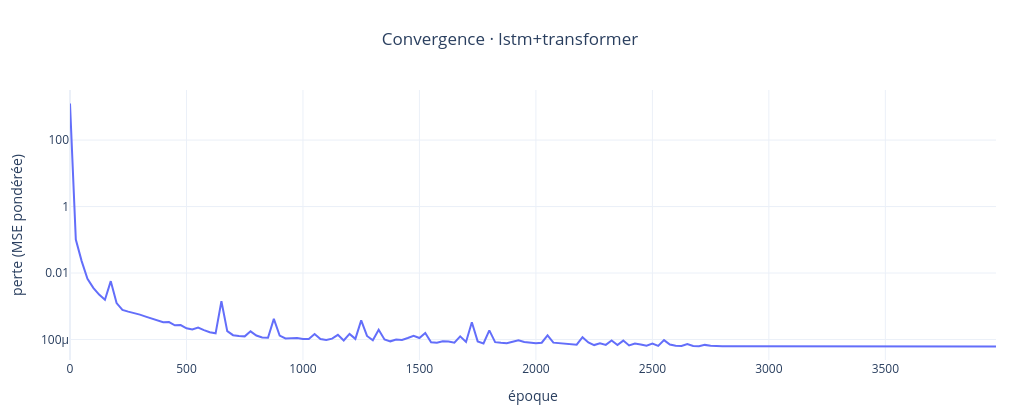

Source (notebook cell):
### Markdown cell above
## 1 · Convergence

Perte pondérée par époque. Un pré-entraînement, s'il y en a un, apparaît comme une courbe séparée.

### Code cell
t0 = time.time()
modele = build(CANDIDAT).fit(cells)
duree = time.time() - t0
print(f"ajustement : {duree:.0f} s · perte finale {getattr(modele, 'perte_', float('nan')):.2e}")

fig = go.Figure()
for nom, attr in (("pré-entraînement", "histo_pretrain_"), ("ajustement", "historique_")):
    h = getattr(modele, attr, None)
    if h:
        fig.add_trace(go.Scatter(x=[e for e, _ in h], y=[v for _, v in h],
                                 mode="lines", name=nom))
mise_en_forme(fig, f"Convergence · {CANDIDAT}", 420, yaxis_type="log",
              xaxis_title="époque", yaxis_title="perte (MSE pondérée)")
fig.show()

### Figure 1 — Plotly figure (JSON) as saved in the notebook; plotly's stock layout.template omitted (floating-point values rounded to 4 significant figures; data arrays with more than 128 entries replaced by an {"elided": "..."} marker saying what was removed)
{"data": [{"mode": "lines", "name": "ajustement", "type": "scatter", "x": {"elided": "160 int values"}, "y": {"elided": "160 float values"}}], "layout": {"height": 420, "margin": {"b": 60, "l": 70, "r": 24, "t": 90}, "title": {"text": "Convergence · lstm+transformer", "x": 0.5}, "width": 1020, "xaxis": {"title": {"text": "époque"}}, "yaxis": {"title": {"text": "perte (MSE pondérée)"}, "type": "log"}}}
